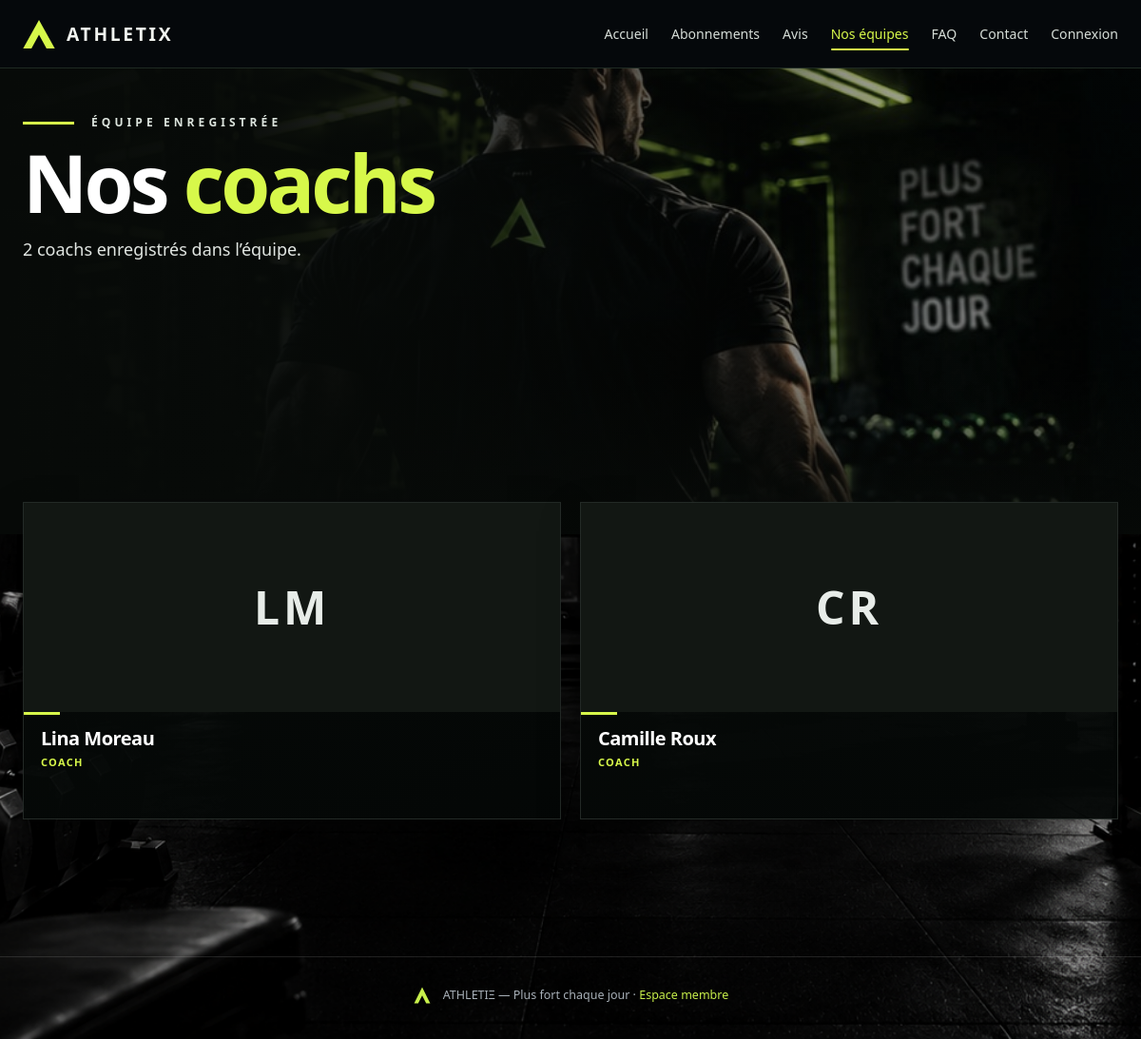
Screenshot of /index.php?route=equipe/public.php with the database file from the repository.
### tables this page shows
CREATE TABLE employe (
  NumUsers         INT PRIMARY KEY,
  matriculeemp     VARCHAR(20) NOT NULL UNIQUE,
  Date_embaucheemp DATE NOT NULL,
  Numfonc          INT NOT NULL,
  id_commune       INT NULL,
  photo_profil     VARCHAR(255) NULL,
  FOREIGN KEY (NumUsers) REFERENCES utilisateur(NumUsers) ON DELETE CASCADE,
  FOREIGN KEY (Numfonc)  REFERENCES fonction(Numfonc),
  FOREIGN KEY (id_commune) REFERENCES commune(id_commune)
);

CREATE TABLE utilisateur (
  NumUsers           INT AUTO_INCREMENT PRIMARY KEY,
  nomUsers           VARCHAR(60)  NOT NULL,
  prenomUsers        VARCHAR(60)  NOT NULL,
  mailUsers          VARCHAR(150) NOT NULL UNIQUE,
  telUsers           VARCHAR(20),
  passwordUsers      VARCHAR(255) NOT NULL,
  Date_CreationUsers DATETIME NOT NULL DEFAULT CURRENT_TIMESTAMP
);

CREATE TABLE fonction (
  Numfonc     INT AUTO_INCREMENT PRIMARY KEY,
  libellefonc VARCHAR(60) NOT NULL
);

### public/index.php (called while the page is built, shortened)
<?php
require_once __DIR__ . '/../config/function.php';
$requestPath = parse_url($_SERVER['REQUEST_URI'] ?? '/', PHP_URL_PATH);
$queryRoute = $_GET['route'] ?? null;
$requestPath = rawurldecode($requestPath);
$route = $queryRoute !== null ? rawurldecode($queryRoute) : trim($requestPath, '/');
$page = realpath(__DIR__ . '/' . $pages[$route]);
require $page;

### config/function.php (called while the page is built, shortened)
<?php
function db(): PDO
{
    static $pdo = null;
    if ($pdo === null) {
        $dsn = sprintf('mysql:host=%s;port=%d;dbname=%s;charset=utf8mb4', DB_HOST, DB_PORT, DB_NAME);
        try {
            $pdo = new PDO($dsn, DB_USER, DB_PASS, [
                PDO::ATTR_ERRMODE => PDO::ERRMODE_EXCEPTION,
                PDO::ATTR_DEFAULT_FETCH_MODE => PDO::FETCH_ASSOC,
                PDO::ATTR_EMULATE_PREPARES => false,
            ]);
        } catch (PDOException $exception) {
            http_response_code(500);
            exit('Connexion à la base impossible. Vérifiez config/config.php. Détail : ' . $exception->getMessage());
        }
    }
    return $pdo;
}
function e(?string $value): string
{
    return htmlspecialchars((string) $value, ENT_QUOTES | ENT_SUBSTITUTE, 'UTF-8');
}
function url(string $path): string
{
    $base = APP_BASE;
    if ($base === '') {
        $publicRoot = realpath(__DIR__ . '/../public');
        $webRoot = isset($_SERVER['DOCUMENT_ROOT']) ? realpath($_SERVER['DOCUMENT_ROOT']) : false;
        if ($publicRoot !== false && $webRoot !== false) {
            $webRoot = rtrim($webRoot, DIRECTORY_SEPARATOR);
        }
    }
    $base = rtrim($base, '/');
    $urlParts = parse_url($path);
    $route = ltrim($urlParts['path'] ?? '', '/');
    $query = [];
    if (isset($urlParts['query'])) {
        parse_str($urlParts['query'], $query);
    }
    if ($route === '') {
        return $base . '/';
    }
    if (str_starts_with($route, 'assets/')) {
        $assetUrl = $base . '/' . $route;
        return $assetUrl . (isset($urlParts['query']) ? '?' . $urlParts['query'] : '');
    }
    return $base . '/index.php?' . http_build_query(['route' => $route] + $query);
}

### equipe/public.php (the view, shortened to what this page needs)
<?php
require_once __DIR__ . '/../config/function.php';
$coachs = db()->query(
    "SELECT u.prenomUsers, u.nomUsers, e.photo_profil, f.libellefonc
       FROM employe e
       JOIN utilisateur u ON u.NumUsers = e.NumUsers
       JOIN fonction f ON f.Numfonc = e.Numfonc
      WHERE f.libellefonc NOT IN ('Technicien maintenance', 'Accueil')
      ORDER BY u.nomUsers, u.prenomUsers"
)->fetchAll(PDO::FETCH_ASSOC);
?>
<!DOCTYPE html>
<html lang="fr">
<head>
<link rel="stylesheet" href="<?= url('assets/css/style.css') ?>">
<link rel="stylesheet" href="<?= url('assets/css/pages/equipes.css') ?>">
<link rel="stylesheet" href="<?= url('assets/css/site_nav.css?v=4') ?>">
</head>
<body class="page-equipes">
<?php require_once __DIR__ . '/../layout/site_nav.php'; ?>
<main id="contenu">
<section class="team-hero" aria-labelledby="team-title">
    <div class="team-hero-photo" aria-hidden="true"><img src="<?= e(url('assets/img/login.png')) ?>" alt=""></div>
    <div class="team-wrap team-hero-content">
        <p class="team-eyebrow"><span aria-hidden="true"></span> Équipe enregistrée</p>
        <h1 id="team-title">Nos <em>coachs</em></h1>
        <p class="team-lead"><?= count($coachs) ?> coach<?= count($coachs) === 1 ? '' : 's' ?> enregistré<?= count($coachs) === 1 ? '' : 's' ?> dans l’équipe.</p>
    </div>
</section>
<section class="team-directory team-wrap" aria-label="Découvrir nos coachs">
    <div class="team-grid">
        <?php foreach ($coachs as $coach):
            $nom = trim($coach['prenomUsers'] . ' ' . $coach['nomUsers']);
            $initiales = mb_strtoupper(mb_substr($coach['prenomUsers'], 0, 1) . mb_substr($coach['nomUsers'], 0, 1));
        ?>
            <article class="coach-card">
                <div class="coach-photo">
                    <?php if (!empty($coach['photo_profil'])): ?>
                        <img src="<?= e(url($coach['photo_profil'])) ?>" alt="Photo de <?= e($nom) ?>" loading="lazy">
                    <?php else: ?>
                        <span class="coach-photo-placeholder" aria-hidden="true"><?= e($initiales) ?></span>
                    <?php endif; ?>
                </div>
                <div class="coach-info">
                    <h2><?= e($nom) ?></h2>
                    <p class="coach-role"><?= e($coach['libellefonc']) ?></p>
                </div>
            </article>
        <?php endforeach; ?>
    </div>
</section>
<?php require __DIR__ . '/../layout/footer.php'; ?>

### public/assets/css/style.css (style rules this page uses)
:root { --ink:#15171B; --ink-soft:#585F68; --canvas:#F1F0EB; --surface:#FFFFFF; --line:#DCDAD2; --green:#1E5F4B; --green-soft:#E1EDE8; --amber:#8E6410; --amber-soft:#F7EDD6; --rust:#9B3A2B; --rust-soft:#F5E0DC; --radius:3px; }
* { box-sizing:border-box }
html { scroll-behavior:smooth }
body { margin:0;background:var(--canvas);color:var(--ink); font-family:system-ui,-apple-system,"Segoe UI",Roboto,Helvetica,Arial,sans-serif; font-size:16px;line-height:1.55;font-variant-numeric:tabular-nums; }
img { max-width:100%;display:block }
h1,h2,h3 { letter-spacing:-.018em;line-height:1.2;margin:0 0 10px }
h1 { font-size:34px }
h2 { font-size:24px }
p { margin:0 0 12px }

### public/assets/css/pages/equipes.css (style rules this page uses)
.page-equipes { --team-lime:#d7f84a;background:#070a08 url('../../img/header.png') center top/cover fixed no-repeat;color:#f2f5f1 }
.team-wrap { width:min(1570px,calc(100% - 48px));margin-inline:auto }
.team-hero { position:relative;isolation:isolate;min-height:490px;overflow:hidden;background:#070a08 }
.team-hero-photo { position:absolute;z-index:-1;inset:0 0 -2px 0;overflow:hidden }
.team-hero-photo img { width:100%;height:100%;object-fit:cover;object-position:center 34%;filter:brightness(.72) saturate(.78) }
.team-hero-photo::after { content:"";position:absolute;inset:0;background:linear-gradient(90deg,#070a08 0%,rgba(7,10,8,.96) 23%,rgba(7,10,8,.72) 43%,rgba(7,10,8,.14) 78%),linear-gradient(0deg,#070a08 0%,transparent 34%) }
.team-hero-content { position:relative;padding-top:48px;padding-bottom:70px }
.team-eyebrow { display:flex;align-items:center;gap:18px;margin:0 0 12px;color:#dce4dd;font-size:12px;font-weight:600;letter-spacing:.34em;text-transform:uppercase }
.team-eyebrow span { display:block;width:54px;height:3px;background:var(--team-lime) }
.team-hero h1 { margin:0;color:#fff;font-size:clamp(54px,7vw,88px);font-weight:800;line-height:.98;letter-spacing:-.045em }
.team-hero h1 em { color:var(--team-lime);font-style:normal }
.team-lead { margin:16px 0 30px;color:#e1e6e2;font-size:18px;line-height:1.55 }
.team-directory { position:relative;margin-top:-34px;padding-bottom:64px }
.team-grid { display:grid;grid-template-columns:repeat(auto-fit,minmax(230px,1fr));gap:20px }
.coach-card { min-width:0;overflow:hidden;border:1px solid rgba(218,239,222,.14);background:linear-gradient(160deg,rgba(7,11,9,.91),rgba(4,7,6,.96));box-shadow:0 18px 38px rgba(0,0,0,.34) }
.coach-photo { height:190px;overflow:hidden;background:#121713 }
.coach-info { position:relative;display:flex;min-height:112px;flex-direction:column;padding:16px 18px 14px }
.coach-info::before { content:"";position:absolute;top:0;left:0;width:38px;height:3px;background:var(--team-lime) }
.coach-info h2 { margin:0 0 4px;color:#fff;font-size:20px;font-weight:700;letter-spacing:-.025em }
.coach-role { margin:0;color:var(--team-lime);font-size:11px;font-weight:700;letter-spacing:.12em;text-transform:uppercase }
.coach-photo-placeholder { display:grid;width:100%;height:100%;place-items:center;color:#e7ece8;font-size:48px;font-weight:700;letter-spacing:.08em }
@media (max-width:1250px) { .coach-photo { height:220px } }

### rows the page displays
employe: NumUsers.nomUsers "LM", NumUsers.nomUsers "Lina Moreau", Numfonc.libellefonc "COACH"
employe: NumUsers.nomUsers "CR", NumUsers.nomUsers "Camille Roux", Numfonc.libellefonc "COACH"

### other values shown
$label "Accueil"
$label "Abonnements"
$label "Avis"
$label "Nos équipes"
$label "FAQ"
$label "Contact"
count($coachs) "2"
